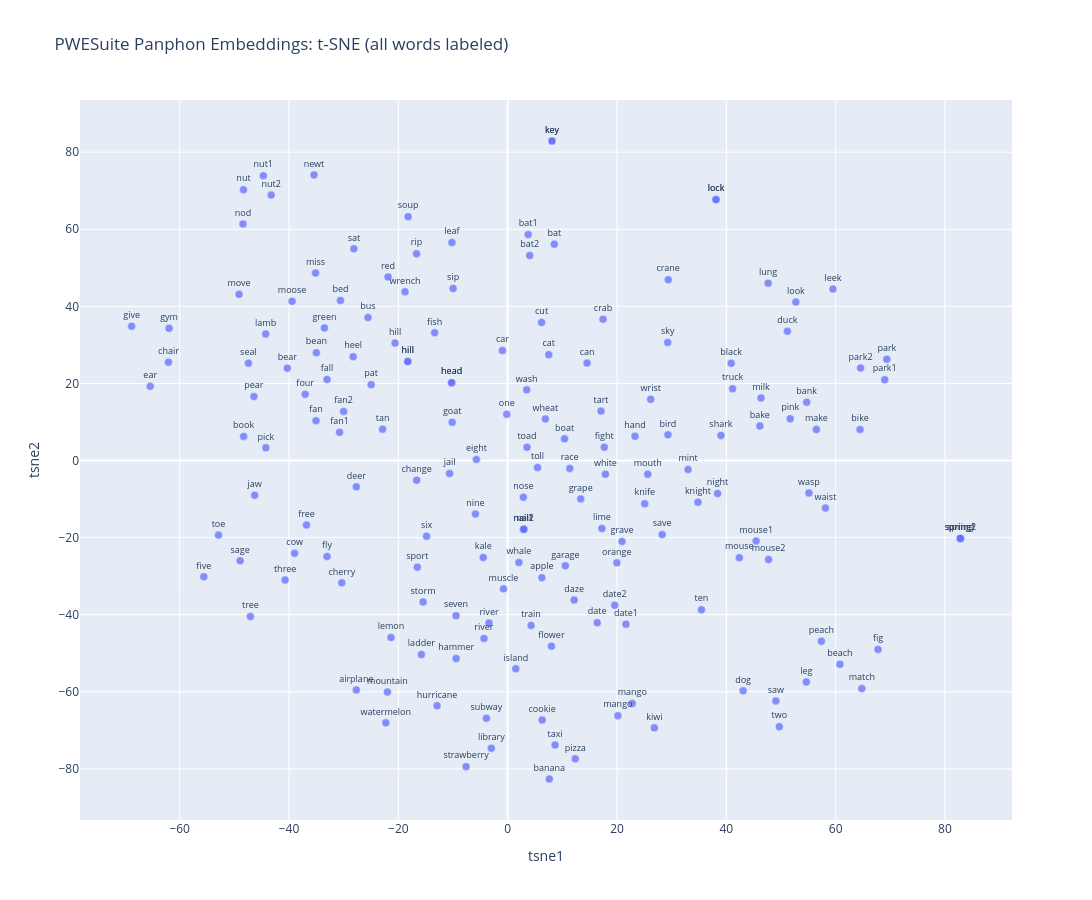

Notebook source saved alongside this figure:
### Code cell
# t-SNE with all words labeled (interactive)
tsne = TSNE(
    n_components=2,
    perplexity=25,
    learning_rate="auto",
    init="pca",
    max_iter=1500,
    random_state=42,
)
tsne_xy = tsne.fit_transform(Xz)

df["tsne1"] = tsne_xy[:, 0]
df["tsne2"] = tsne_xy[:, 1]

fig = px.scatter(
    df,
    x="tsne1",
    y="tsne2",
    text="word",
    hover_data=["word", "ipa", "word_len"],
    title="PWESuite Panphon Embeddings: t-SNE (all words labeled)",
    width=1300,
    height=900,
)
fig.update_traces(
    marker=dict(size=8, opacity=0.75, line=dict(width=0.4, color="white")),
    textposition="top center",
    textfont=dict(size=9),
)
fig.show()

### Figure 1 — Plotly figure (JSON) as saved in the notebook; plotly's stock layout.template omitted (floating-point values rounded to 4 significant figures; data arrays with more than 128 entries replaced by an {"elided": "..."} marker saying what was removed)
{"data": [{"customdata": {"elided": "168x3 mixed values"}, "hovertemplate": "tsne1=%{x}<br>tsne2=%{y}<br>word=%{customdata[0]}<br>ipa=%{customdata[1]}<br>word_len=%{customdata[2]}<extra></extra>", "legendgroup": "", "marker": {"color": "#636efa", "line": {"color": "white", "width": 0.4}, "opacity": 0.75, "size": 8, "symbol": "circle"}, "mode": "markers+text", "name": "", "orientation": "v", "showlegend": false, "text": {"elided": "168 str values"}, "textfont": {"size": 9}, "textposition": "top center", "type": "scatter", "x": {"elided": "168 float values"}, "xaxis": "x", "y": {"elided": "168 float values"}, "yaxis": "y"}], "layout": {"height": 900, "legend": {"tracegroupgap": 0}, "title": {"text": "PWESuite Panphon Embeddings: t-SNE (all words labeled)"}, "width": 1300, "xaxis": {"anchor": "y", "domain": [0, 1], "title": {"text": "tsne1"}}, "yaxis": {"anchor": "x", "domain": [0, 1], "title": {"text": "tsne2"}}}}
